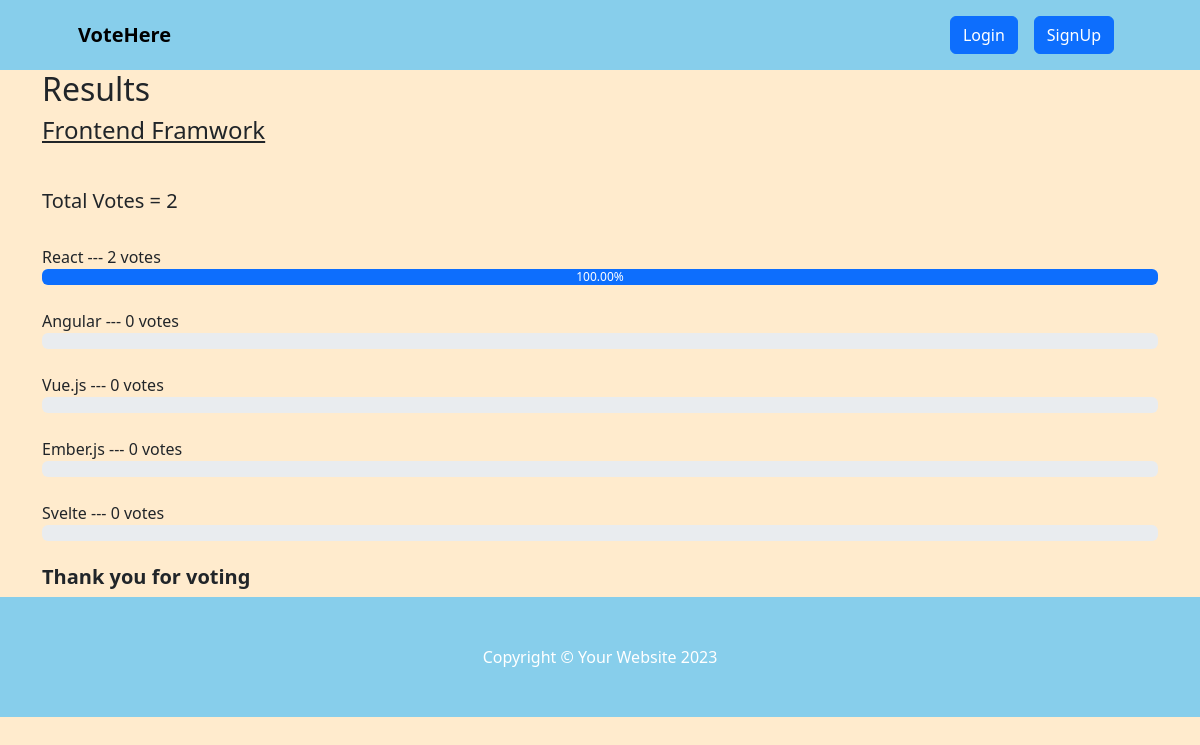
Page /result/frontend-framwork on the committed database.
### voteapp/models.py (models this page shows, shortened)
class Category(models.Model):
    title = models.CharField(max_length=200)
    slug = models.SlugField(blank=True, null=True)
    description = models.TextField(blank=True, null=True)
    total_vote = models.IntegerField(default=0)
    voters = models.ManyToManyField(User, blank=True)

class CategoryItem(models.Model):
    title = models.CharField(max_length=200)
    total_vote = models.IntegerField(default=0)
    category = models.ForeignKey(Category, on_delete=models.CASCADE, related_name="items")
    voters = models.ManyToManyField(User, blank=True)
    @property
    def percentage_vote(self):
        category_votes = self.category.total_vote
        item_votes = self.total_vote
        if category_votes == 0:
            vote_in_percentage = 0
        else:
            vote_in_percentage = (item_votes/category_votes) * 100
        return vote_in_percentage

### voteapp/views.py (the view)
# urls.py: path("result/<str:slug>", views.result, name="result"),
def result(request, slug):
    category = Category.objects.get(slug=slug)
    items = CategoryItem.objects.filter(category=category)
    context = {"category": category, "items": items}
    return render(request, "result.html", context)

### voteapp/templatetags/custom_filters.py (called while the page is built)
@register.filter(name="has_voted")
def has_voted(user, voters):
    return any(user.id== voter.id for voter in voters)

### voteapp/templates/result.html
{% extends 'base.html' %}
{% block content %}
{% load humanize %}
{% load custom_filters %}
<div class="container result-container">
    <div class="sub-container">
      <h2>Results</h2>
      <h4>{{category.title}}</h4>
      <br>
      <h5>Total Votes = {{category.total_vote}}</h5>
      <br />
      {% for item in items  %}
      {% if request.user|has_voted:item.voters.all %}
      <small>{{item.title}}</strong> --- {{item.total_vote}} vote{{item.total_vote | pluralize:",s"}} ---  <strong>[voted]</strong> </small>
      <div class="progressContainer">
        <div class="progress">
          <div
            class="progress-bar"
            role="progressbar"
            aria-label="Example with label"
            style="width:{{item.percentage_vote | floatformat:2}}%;"
            aria-valuenow="25"
            aria-valuemin="0"
            aria-valuemax="100"
          >
          {{item.percentage_vote | floatformat:2}}%
          </div>
        </div>
      </div>
      <br>
      {% else %}
      <small>{{item.title}}</strong> --- {{item.total_vote}} vote{{item.total_vote | pluralize:",s"}} </small>
      <div class="progressContainer">
        <div class="progress">
          <div
            class="progress-bar"
            role="progressbar"
            aria-label="Example with label"
            style="width:{{item.percentage_vote | floatformat:2}}%;"
            aria-valuenow="25"
            aria-valuemin="0"
            aria-valuemax="100"
          >
          {{item.percentage_vote | floatformat:2}}%
          </div>
        </div>
      </div>
      <br>
      {% endif %}
      {% endfor %}
      <h5 style="font-weight: bold">Thank you for voting</h5>
    </div>
  </div>
{% endblock content %}

### voteapp/static/css/style.css (style rules this page uses)
* { box-sizing: border-box; }
.result-container { display: flex; align-items: center; justify-content: center; }
.sub-container { width: inherit }
.result-container h4 { text-decoration: underline; margin-bottom: 20px; }
.result-container small { font-size: 16px; font-weight: 500; }

### rows in the picture
Category: title "Frontend Framwork", total_vote "2"
CategoryItem: title "React", total_vote "2", total_vote|pluralize "s", percentage_vote "100.00"
CategoryItem: title "Angular", total_vote "0", total_vote|pluralize "s"
CategoryItem: title "Vue.js", total_vote "0", total_vote|pluralize "s"
CategoryItem: title "Ember.js", total_vote "0", total_vote|pluralize "s"
CategoryItem: title "Svelte", total_vote "0", total_vote|pluralize "s"
